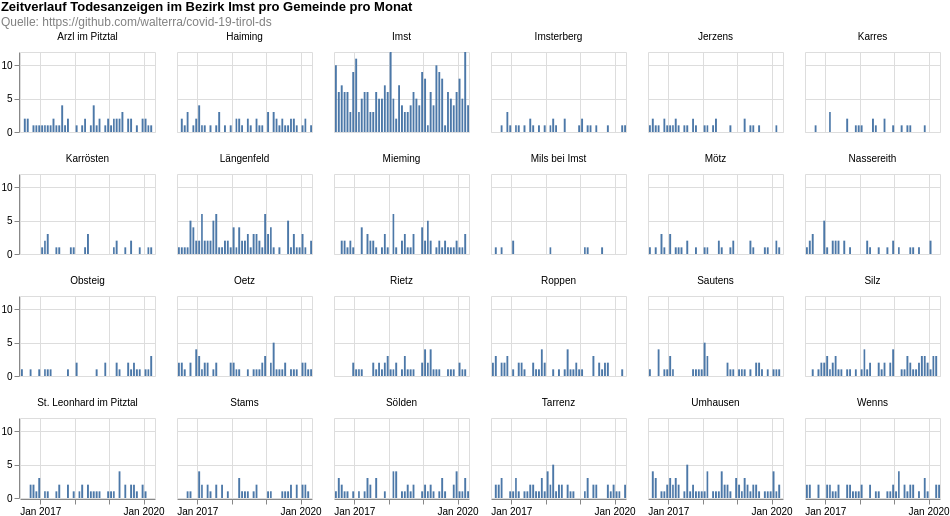

Express this chart as Vega-Lite.
### Vega-Lite specification from a JSON file in a GitHub repository (floating-point values rounded to 4 significant figures; data arrays with more than 128 entries replaced by an {"elided": "..."} marker saying what was removed)
{"$schema": "https://vega.github.io/schema/vega-lite/v4.8.1.json", "columns": 6, "config": {"view": {"continuousHeight": 300, "continuousWidth": 400}}, "data": {"name": "data-87dfe89f208256ca56150d8277a4f4bb"}, "datasets": {"data-87dfe89f208256ca56150d8277a4f4bb": {"elided": "1304 records"}}, "facet": {"field": "municipaly", "title": null, "type": "nominal"}, "padding": 0, "spec": {"layer": [{"encoding": {"tooltip": [{"field": "date", "timeUnit": "yearmonth", "type": "temporal"}, {"aggregate": "sum", "field": "count", "type": "quantitative"}], "x": {"field": "date", "timeUnit": "yearmonth", "title": null, "type": "temporal"}, "y": {"aggregate": "sum", "field": "count", "title": null, "type": "quantitative"}}, "height": 80, "mark": "bar", "width": 135}]}, "title": {"color": "black", "subtitle": ["Quelle: https://github.com/walterra/covid-19-tirol-ds"], "subtitleColor": "gray", "text": ["Zeitverlauf Todesanzeigen im Bezirk Imst pro Gemeinde pro Monat"]}}
